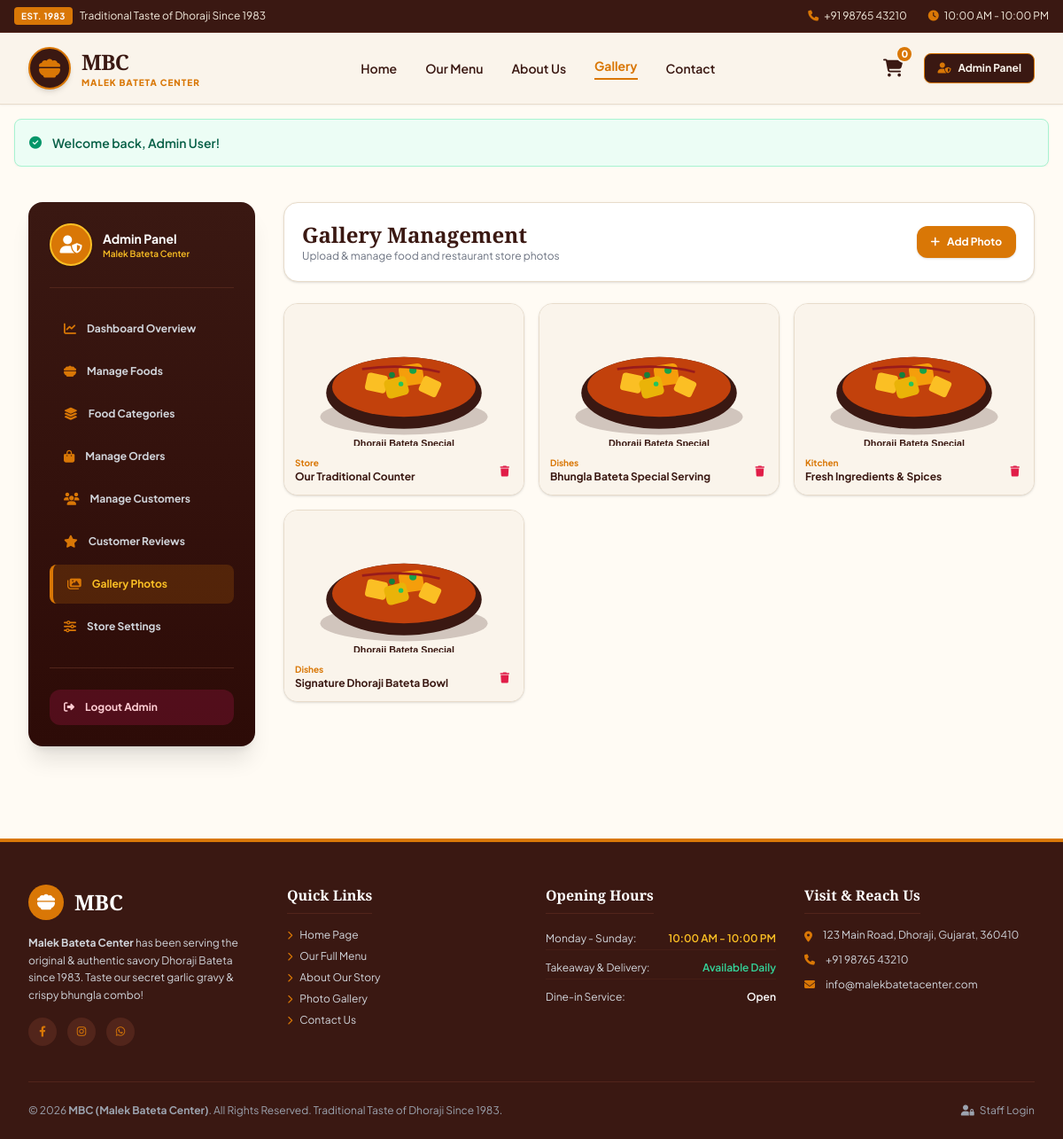
The page /admin/gallery.php (signed in) on the database its author committed.
### tables this page shows
CREATE TABLE IF NOT EXISTS `gallery` (
  `id` INT AUTO_INCREMENT PRIMARY KEY,
  `title` VARCHAR(150) NOT NULL,
  `category` VARCHAR(100) DEFAULT 'General',
  `image` VARCHAR(255) NOT NULL,
  `created_at` TIMESTAMP DEFAULT CURRENT_TIMESTAMP
);

### config/helpers.php (called while the page is built, shortened)
<?php
function baseUrl($path = '') {
    $protocol = isset($_SERVER['HTTPS']) && $_SERVER['HTTPS'] === 'on' ? 'https' : 'http';
    $host = $_SERVER['HTTP_HOST'] ?? 'localhost:8000';
    $scriptDir = dirname($_SERVER['SCRIPT_NAME']);
    $base = rtrim($protocol . "://" . $host . rtrim(str_replace('\\', '/', $scriptDir), '/'), '/');
    if (strpos($_SERVER['SCRIPT_NAME'], '/admin') !== false) {
        $base = dirname($base);
    } elseif (strpos($_SERVER['SCRIPT_NAME'], '/customer') !== false) {
        $base = dirname($base);
    }
    return rtrim($base, '/') . '/' . ltrim($path, '/');
}

### admin/gallery.php (the view, shortened to what this page needs)
<?php
require_once __DIR__ . '/../config/helpers.php';
$db = getDB();
$gallery = $db->query("SELECT * FROM gallery ORDER BY id DESC")->fetchAll();
require_once __DIR__ . '/../includes/header.php';
?>
<section class="py-10 bg-[#FFFBF4]" x-data="{ addModal: false }">
    <div class="max-w-7xl mx-auto px-4 sm:px-6 lg:px-8">
        <div class="flex flex-col lg:flex-row gap-8">
            <?php require_once __DIR__ . '/includes/sidebar.php'; ?>
            <div class="flex-grow space-y-6">
                <div class="mbc-card p-5 bg-white rounded-2xl border border-[#E8DCCB] shadow flex justify-between items-center">
                    <div>
                        <h2 class="font-serif-heading font-extrabold text-2xl text-[#3A1812]">Gallery Management</h2>
                        <p class="text-xs text-gray-500">Upload & manage food and restaurant store photos</p>
                    </div>
                    <button @click="addModal = true" class="bg-[#D97706] hover:bg-[#B45309] text-white text-xs font-bold px-4 py-2.5 rounded-xl transition shadow flex items-center gap-2">
                        <i class="fa-solid fa-plus"></i> Add Photo
                    </button>
                </div>
                <div class="grid grid-cols-1 sm:grid-cols-2 md:grid-cols-3 gap-4">
                    <?php foreach ($gallery as $g):
                        $imgPath = str_replace('.jpg', '.svg', $g['image']);
                        if (!file_exists(__DIR__ . '/../assets/images/' . $imgPath)) {
                            $imgPath = 'dhoraji_bateta.svg';
                        }
                    ?>
                        <div class="mbc-card bg-white rounded-2xl overflow-hidden border border-[#E8DCCB] shadow relative group">
                            <img src="<?php echo baseUrl('assets/images/' . $imgPath); ?>" class="w-full h-40 object-cover">
                            <div class="p-3 flex justify-between items-center bg-[#FAF4EB]">
                                <div>
                                    <span class="text-[10px] font-bold text-[#D97706] block"><?php echo htmlspecialchars($g['category']); ?></span>
                                    <h4 class="font-bold text-xs text-[#3A1812]"><?php echo htmlspecialchars($g['title']); ?></h4>
                                </div>
                                <form action="<?php echo baseUrl('admin/gallery.php'); ?>" method="POST" onsubmit="return confirm('Delete item?');">
                                    <button type="submit" class="text-rose-600 hover:text-rose-800 text-xs font-bold p-1"><i class="fa-solid fa-trash"></i></button>
                                </form>
                            </div>
                        </div>
                    <?php endforeach; ?>
                </div>
            </div>
        </div>
    </div>
</section>
<?php require_once __DIR__ . '/../includes/footer.php'; ?>

### assets/css/style.css (style rules this page uses)
:root { --mbc-dark-brown: #3A1812; --mbc-deep-red: #2D0B07; --mbc-cream-bg: #FFFBF4; --mbc-cream-card: #FAF4EB; --mbc-amber-primary: #D97706; --mbc-amber-hover: #B45309; --mbc-orange-accent: #E65100; --mbc-text-dark: #2A1712; --mbc-border: #E8DCCB; }
body { font-family: 'Plus Jakarta Sans', sans-serif; background-color: var(--mbc-cream-bg); color: var(--mbc-text-dark); }
.font-serif-heading { font-family: 'Playfair Display', Georgia, serif; }
.mbc-card { background-color: #FFFFFF; border: 1px solid var(--mbc-border); border-radius: 0.75rem; box-shadow: 0 4px 6px -1px rgba(58, 24, 18, 0.04), 0 2px 4px -1px rgba(58, 24, 18, 0.02); }

### rows shown on the page
gallery: category "Store", title "Our Traditional Counter"
gallery: category "Dishes", title "Bhungla Bateta Special Serving"
gallery: category "Kitchen", title "Fresh Ingredients & Spices"
gallery: category "Dishes", title "Signature Dhoraji Bateta Bowl"

### other values the page prints
$cartCount "0"
$flash['message'] "Welcome back, Admin User!"
